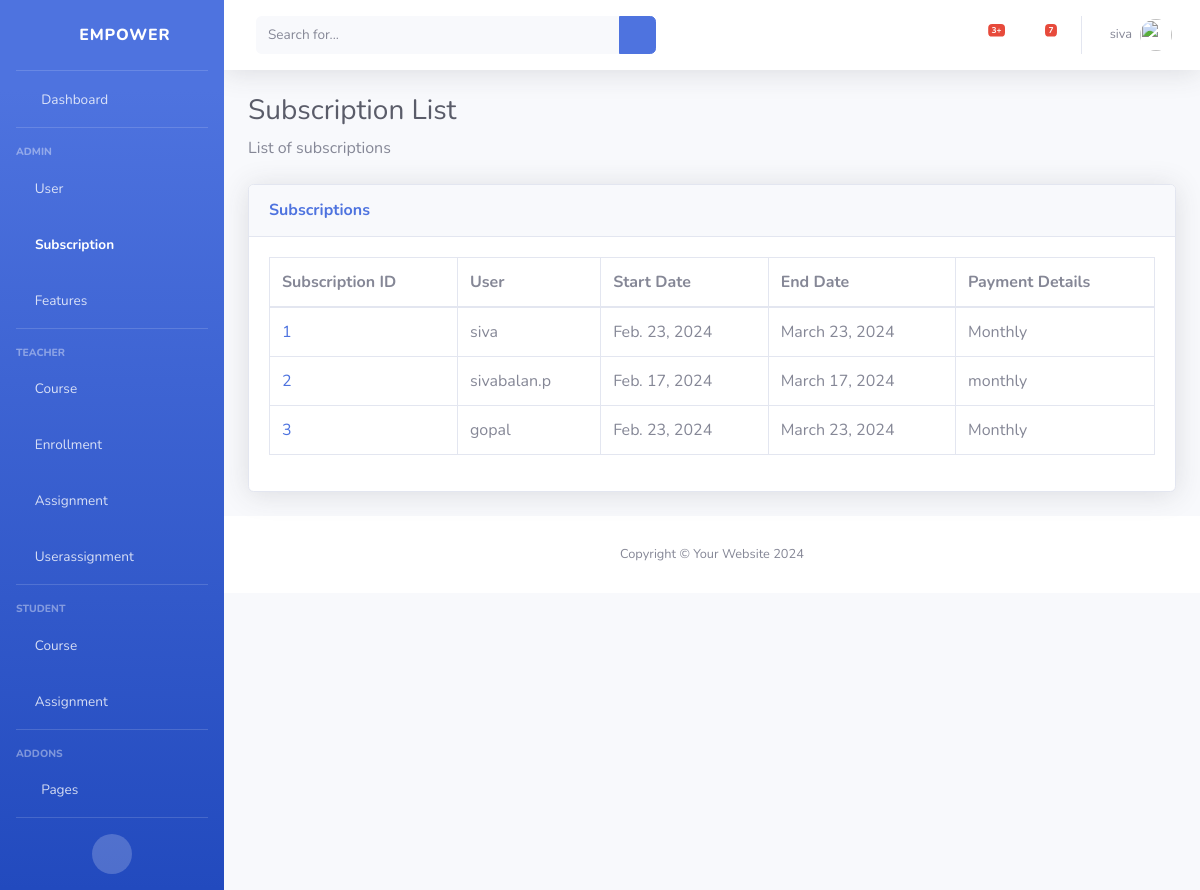
Before: /subscriptions/ (signed in) with the older database file.
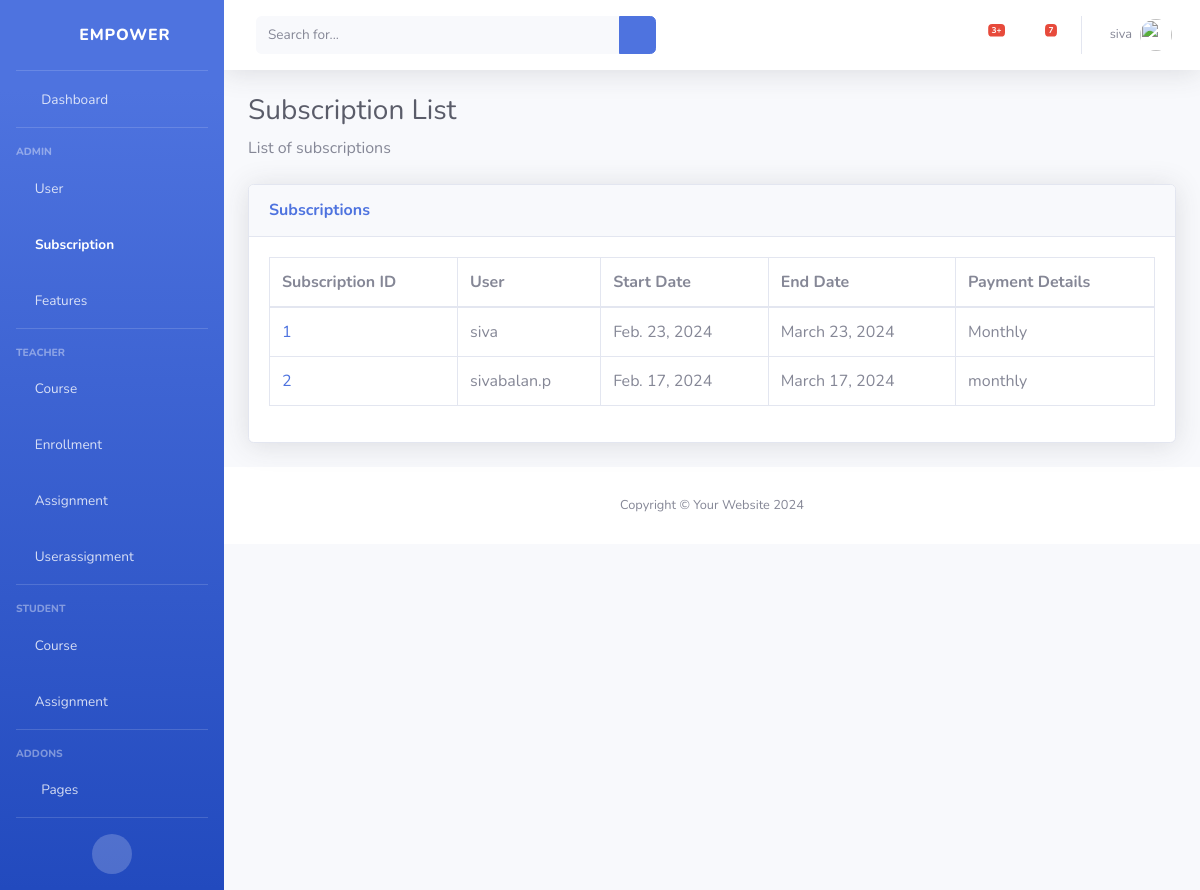
After: the same page with the newer database file.
### classRoom/models.py (models this page shows)
class Subscription(models.Model):
    id = models.AutoField(primary_key=True)
    user = models.ForeignKey(User, on_delete=models.CASCADE)
    subscription_start_date = models.DateField()
    subscription_end_date = models.DateField()
    payment_details = models.TextField()

class User(models.Model):
    TEACHER = 'teacher'
    STUDENT = 'student'
    ROLE_CHOICES = [
        (TEACHER, 'Teacher'),
        (STUDENT, 'Student'),
    ]
    user = models.OneToOneField(AuthUser, on_delete=models.CASCADE)
    role = models.CharField(max_length=50, choices=ROLE_CHOICES)

### classRoom/views.py (the view)
# urls.py: path('subscriptions/',view_subscriptions,name="view_subscriptions"),
@login_required
def view_subscriptions(request):
    subscriptions = Subscription.objects.all()
    return render(request, 'subscriptions/view_subscriptions.html', {'subscriptions': subscriptions})

### classRoom/templates/subscriptions/view_subscriptions.html
{% extends 'base.html' %}
{% block content %}
<h1 class="h3 mb-2 text-gray-800">Subscription List</h1>
<p class="mb-4">List of subscriptions</p>
<div class="card shadow mb-4">
    <div class="card-header py-3">
        <h6 class="m-0 font-weight-bold text-primary">Subscriptions</h6>
    </div>
    <div class="card-body">
        <div class="table-responsive">
            <table class="table table-bordered" id="dataTable" width="100%" cellspacing="0">
                <thead>
                    <tr>
                        <th>Subscription ID</th>
                        <th>User</th>
                        <th>Start Date</th>
                        <th>End Date</th>
                        <th>Payment Details</th>
                    </tr>
                </thead>
                <tbody>
                    {% for subscription in subscriptions %}
                        <tr>
                            <td><a href="{% url 'view_subscription' subscription.id %}">{{ subscription.id }}</a></td>
                            <td>{{ subscription.user.user.username }}</td>
                            <td>{{ subscription.subscription_start_date }}</td>
                            <td>{{ subscription.subscription_end_date }}</td>
                            <td>{{ subscription.payment_details }}</td>
                        </tr>
                    {% endfor %}
                </tbody>
            </table>
        </div>
    </div>
</div>
{% endblock %}

Changed rows visible on the page:
removed Subscription: id "3", user.user.username "gopal", subscription_start_date "Feb. 23, 2024", subscription_end_date "March 23, 2024", payment_details "Monthly"
